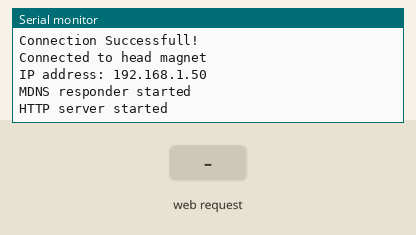
This sketch was run on a simulated ESP8266 (NodeMCU). On the bench: the last lines printed to the serial monitor. The inputs (shaded band) are chosen by the test bench. WiFi joins after 1.5 s; servers stay silent unless stated.

Above: at 2.7 s.
2.8 s: HTTP request GET / received
At 4.0 s:
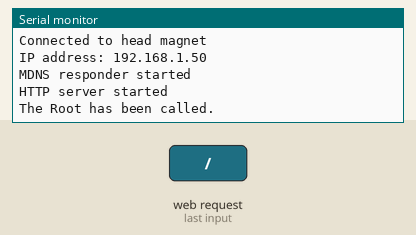
4.3 s: HTTP request GET /check received
At 5.3 s:
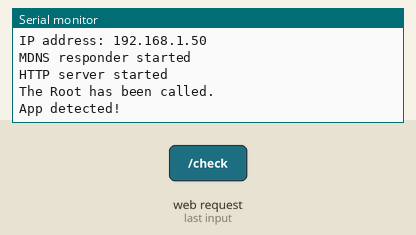
5.8 s: HTTP request GET /isindanger received
At 6.4 s:
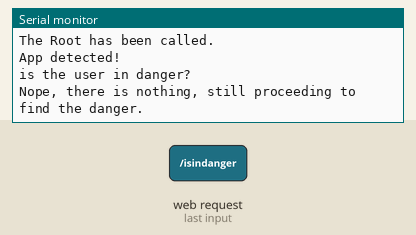
7.3 s: HTTP request GET /abort received
At 8.5 s:
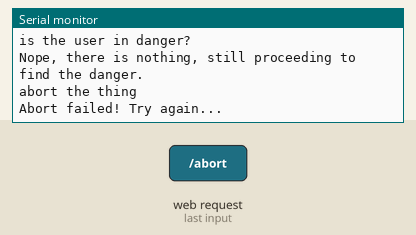
8.8 s: HTTP request GET /timerended received
At 9.9 s:
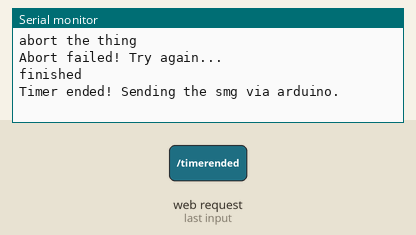

Measured:
- after the input at 2.8 s, the serial monitor: prints a new line at once (image 1)
- after the input at 4.3 s, the serial monitor: prints a new line at once (image 2)
- after the input at 5.8 s, the serial monitor: prints a new line at once (image 3)
- after the input at 7.3 s, the serial monitor: prints a new line at once (image 4)
- after the input at 8.8 s, the serial monitor: prints a new line at once (image 5)

The sketch:

EspCodeRetake.ino
```cpp
#include <Arduino.h>
#include <ESP8266WiFi.h>
#include <WiFiClient.h>
#include <ESP8266WebServer.h>
#include <ESP8266mDNS.h>
#include <StreamString.h>
#include <string.h>

//#include <SoftwareSerial.h> // to commucate with the arduino                 //Removing this to use hardware serial instead of software serial

/*
  IMPORTANT :
      To make a succesful connection with the arduino, you need to use a

         __                __  ______   _ _____
        / /  ___ _  _____ / / / _/ /  () / /___ ____
       / // -) |/ / -) / \ \/ _ \/ / _/ __/ -) __/    -levelshifter: is a device which converts
      //\/|/\// /////// \/\//                 a 3.3v to 5v and 3.3v to 5v.

*/

#ifndef STASSID
#define STASSID "head magnet"               //The name of the wifi network
#define STAPSK "huntsman"                   //The password of the wifi network
#endif

#define RXD0 D6 //Don't change this pins, it is to connect to levelshifter to the rx and tx of the arduino.
#define TXD0 D7

// SoftwareSerial Serial(RXD0,TXD0);

String arduinoResponse;

const char *ssid = STASSID;
const char *password = STAPSK;

//HardwareSerial Serial(2);

ESP8266WebServer server(80);

String getResponse() {
  if (Serial.available() > 0) {
    arduinoResponse = Serial.readStringUntil('\n'); //Stop at the return to the line aka stop at Serial.println()
    arduinoResponse.trim(); //Remove any trailing whitespace
    return arduinoResponse;
  } else {
    return "";
  }
}

void sendResponse() {
  if (Serial.available()) {

  }
}

void setup(void) {
  //Serial.setRxBufferSize(RXD0); //Setting the RX beforehand because you can't do it in begin.
  //Serial.begin(9600,SERIAL_8N1,SERIAL_FULL,TXD0); //The channel which the esp communicate with the arduino. Plus using SERIAL_FULl due using RX and TX.
  Serial.begin(9600);
  //Serial.begin(115200);
  WiFi.mode(WIFI_STA);
  WiFi.begin(ssid, password);
  Serial.println("");
  Serial.print("Searching for a connection");

  // Wait for connection
  while (WiFi.status() != WL_CONNECTED) {
    delay(500);
    Serial.print(".");
  }

  Serial.println("");
  Serial.println("Connection Successfull!");
  Serial.print("Connected to ");
  Serial.println(ssid);
  Serial.print("IP address: ");
  Serial.println(WiFi.localIP());

  if (MDNS.begin("esp8266")) { Serial.println("MDNS responder started"); }

  server.on("/", []() {  //Root, why the hell he is here?
    server.send(200, "text/plain", "Root");
    Serial.println("The Root has been called.");
  });

  server.on("/check", []() { //The App checks if the server target exists.
    server.send(200, "text/plain", "240");
    Serial.println("App detected!");
  });

  server.on("/isindanger", []() { //The App checks if the server target have detected an accident.
    Serial.println("is the user in danger?"); //The server target sends to the arduino to see if the car is in danger.
    if (getResponse()=="yes") { //This means that the arduino have detected the danger and the server target sends it to the app to proceed with the countdown.
      server.send(200, "text/plain", "yes");
      Serial.println("Danger detected and sent!");
    } else { //This means that the arduino have not detected the danger and the server target sends no which means nothing detected.
      server.send(200, "text/plain", "no");
      Serial.println("Nope, there is nothing, still proceeding to find the danger.");
    }
    //Serial.println("App detected!");
  });

  server.on("/abort", []() { //The server target receive the command, sends it to the arduino to stop the timer.
    //Serial.println("Abort Received, sending abortion...");
    Serial.println("abort the thing"); //THe server target sends to the arduino to abort the timer to send the thing.
    if (getResponse()=="aborted") { //If the arduino have aborted successfully.
      server.send(200, "text/plain", "aborted");
      Serial.println("Abort succesfull!");
    } else { //If the arduino failed to abort, retry again...
      server.send(200, "text/plain", "error");
      Serial.println("Abort failed! Try again...");
    }
  });

  server.on("/timerended", []() { //The App sends that it have ended it timer.
    server.send(200, "text/plain", "good");
    Serial.println("finished");
    //sendTimerended();
    Serial.println("Timer ended! Sending the smg via arduino.");
  });

  server.onNotFound([]() { //Bad routing.
    server.send(404, "text/plain", "error");
    Serial.println("Error! Wrong direction.");
  });

  server.begin();
  Serial.println("HTTP server started");
}

void loop(void) {
  server.handleClient();
  MDNS.update();
}
```
